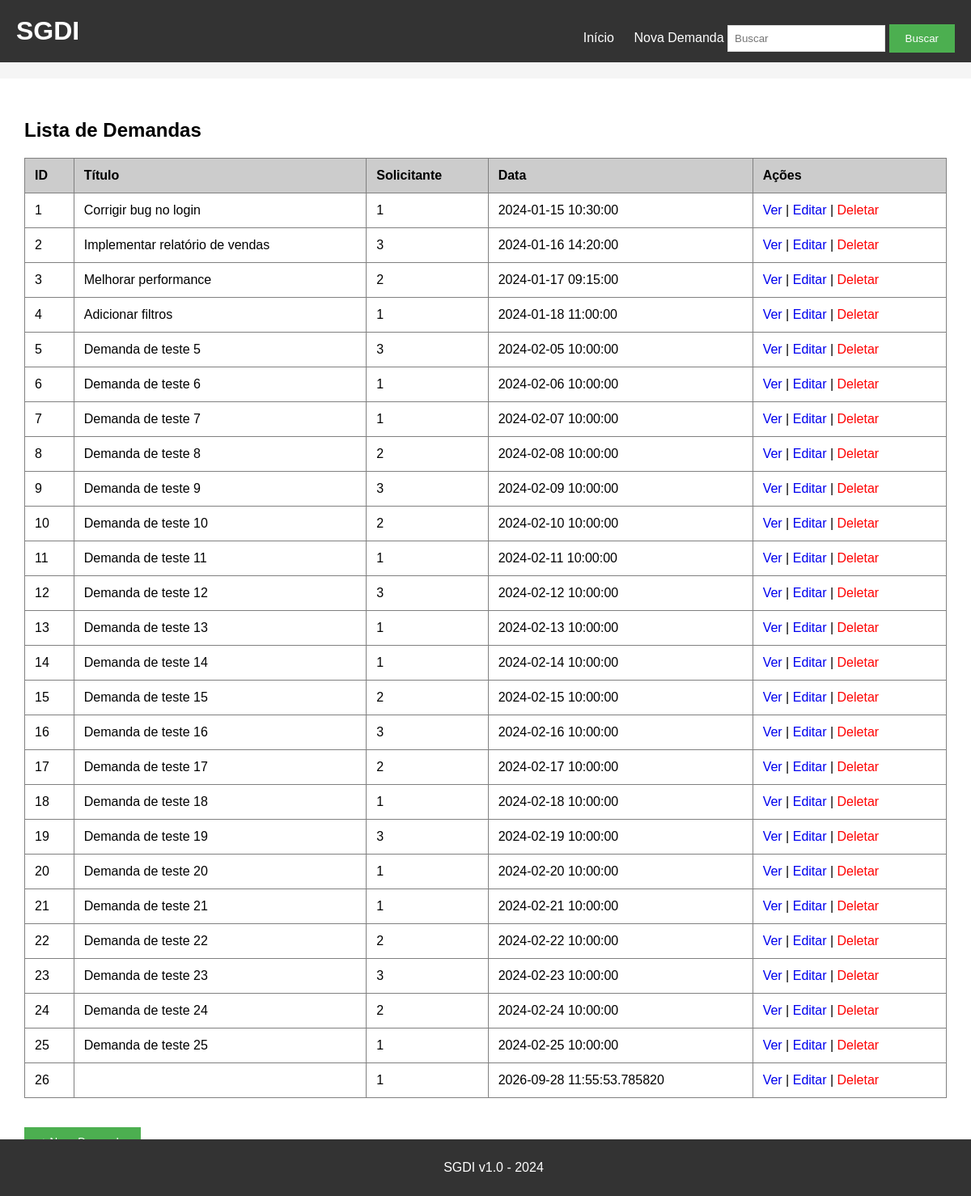
The page / on the database its author committed.
### tables this page shows
CREATE TABLE demandas (
    id INTEGER PRIMARY KEY AUTOINCREMENT,
    titulo TEXT NOT NULL,
    descricao TEXT,
    solicitante_id INTEGER NOT NULL,
    data_criacao TEXT,
    status TEXT NOT NULL DEFAULT 'Aberta',
    prioridade TEXT NOT NULL DEFAULT 'Média',
    responsavel_id INTEGER,
    FOREIGN KEY (solicitante_id) REFERENCES usuarios(id),
    FOREIGN KEY (responsavel_id) REFERENCES usuarios(id)
);

### app.py (the view)
@app.route('/')
def index():
    conn = sqlite3.connect('demandas.db')
    cursor = conn.cursor()
    demandas = cursor.execute('SELECT * FROM demandas').fetchall()
    conn.close()
    return render_template('index.html', demandas=demandas)

### templates/index.html
{% extends "base.html" %}
{% block content %}
<h2>Lista de Demandas</h2>
<table border="1" cellpadding="10" cellspacing="0" width="100%">
    <thead>
        <tr bgcolor="#cccccc">
            <th>ID</th>
            <th>Título</th>
            <th>Solicitante</th>
            <th>Data</th>
            <th>Ações</th>
        </tr>
    </thead>
    <tbody>
        {% for demanda in demandas %}
        <tr>
            <td>{{ demanda[0] }}</td>
            <td>{{ demanda[1] }}</td>
            <td>{{ demanda[3] }}</td>
            <td>{{ demanda[4] }}</td>
            <td>
                <a href="/detalhes/{{ demanda[0] }}">Ver</a>
                |
                <a href="/editar/{{ demanda[0] }}">Editar</a>
                |
                <a href="/deletar/{{ demanda[0] }}" style="color:red;">Deletar</a>
            </td>
        </tr>
        {% endfor %}
    </tbody>
</table>
<br><br>
<a href="/nova_demanda"><button>+ Nova Demanda</button></a>
{% endblock %}

### static/style.css (style rules this page uses)
body { font-family: Arial, sans-serif; background-color: #f5f5f5; padding: 0; margin: 0; }
button { background-color: #4CAF50; color: white; padding: 10px 20px; border: none; cursor: pointer; }
table { border-collapse: collapse; }
th { text-align: left; padding: 12px; }
td { padding: 12px; }
table a { text-decoration: none; }

### templates/base.html (style rules this page uses)
body { margin: 0; }

### rows shown on the page
demandas: id "1", titulo "Corrigir bug no login", solicitante "1", data_criacao "2024-01-15 10:30:00"
demandas: id "2", titulo "Implementar relatório de vendas", solicitante "3", data_criacao "2024-01-16 14:20:00"
demandas: id "3", titulo "Melhorar performance", solicitante "2", data_criacao "2024-01-17 09:15:00"
demandas: id "4", titulo "Adicionar filtros", solicitante "1", data_criacao "2024-01-18 11:00:00"
demandas: id "5", titulo "Demanda de teste 5", solicitante "3", data_criacao "2024-02-05 10:00:00"
demandas: id "6", titulo "Demanda de teste 6", solicitante "1", data_criacao "2024-02-06 10:00:00"
demandas: id "7", titulo "Demanda de teste 7", solicitante "1", data_criacao "2024-02-07 10:00:00"
demandas: id "8", titulo "Demanda de teste 8", solicitante "2", data_criacao "2024-02-08 10:00:00"
demandas: id "9", titulo "Demanda de teste 9", solicitante "3", data_criacao "2024-02-09 10:00:00"
demandas: id "10", titulo "Demanda de teste 10", solicitante "2", data_criacao "2024-02-10 10:00:00"
demandas: id "11", titulo "Demanda de teste 11", solicitante "1", data_criacao "2024-02-11 10:00:00"
demandas: id "12", titulo "Demanda de teste 12", solicitante "3", data_criacao "2024-02-12 10:00:00"
demandas: id "13", titulo "Demanda de teste 13", solicitante "1", data_criacao "2024-02-13 10:00:00"
demandas: id "14", titulo "Demanda de teste 14", solicitante "1", data_criacao "2024-02-14 10:00:00"
demandas: id "15", titulo "Demanda de teste 15", solicitante "2", data_criacao "2024-02-15 10:00:00"
demandas: id "16", titulo "Demanda de teste 16", solicitante "3", data_criacao "2024-02-16 10:00:00"
demandas: id "17", titulo "Demanda de teste 17", solicitante "2", data_criacao "2024-02-17 10:00:00"
demandas: id "18", titulo "Demanda de teste 18", solicitante "1", data_criacao "2024-02-18 10:00:00"
demandas: id "19", titulo "Demanda de teste 19", solicitante "3", data_criacao "2024-02-19 10:00:00"
demandas: id "20", titulo "Demanda de teste 20", solicitante "1", data_criacao "2024-02-20 10:00:00"
demandas: id "21", titulo "Demanda de teste 21", solicitante "1", data_criacao "2024-02-21 10:00:00"
demandas: id "22", titulo "Demanda de teste 22", solicitante "2", data_criacao "2024-02-22 10:00:00"
demandas: id "23", titulo "Demanda de teste 23", solicitante "3", data_criacao "2024-02-23 10:00:00"
demandas: id "24", titulo "Demanda de teste 24", solicitante "2", data_criacao "2024-02-24 10:00:00"
demandas: id "25", titulo "Demanda de teste 25", solicitante "1", data_criacao "2024-02-25 10:00:00"
demandas: id "26", solicitante "1", data_criacao "2026-09-28 11:55:53.785820"
